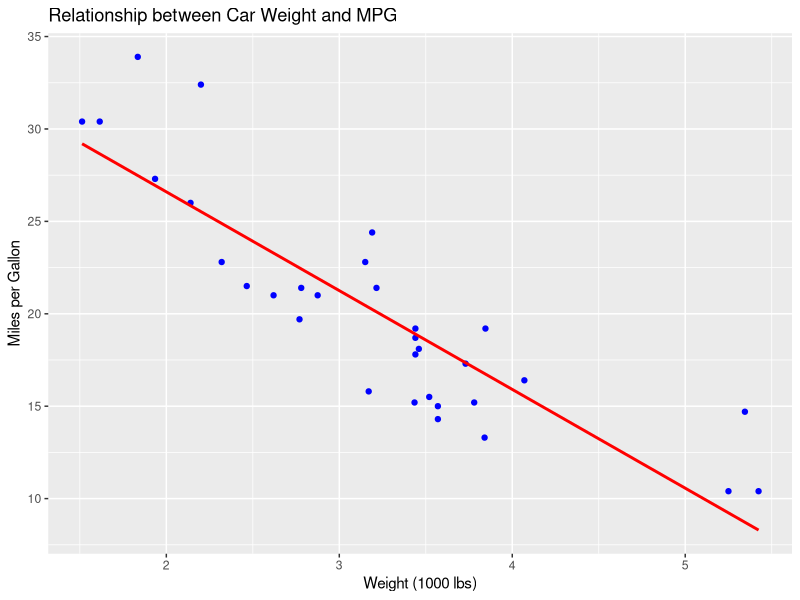

Source code (R):
## ---- chunk 1
knitr::opts_chunk$set(echo = TRUE)
## ---- chunk 2
library(dplyr)
library(ggplot2)
library(caret)
## ---- chunk 3
# Loading the mtcars dataset 
data(mtcars)


results <- mtcars %>% 
  filter(mpg > 20) %>%
  arrange(desc(mpg))

print(results)
## ---- chunk 4

scatter_plot = ggplot(mtcars, aes(x = wt, y = mpg)) +
  geom_point(color = "blue") +
  geom_smooth(method = "lm", se = FALSE, color = "red") +
  labs(
    title = "Relationship between Car Weight and MPG",
    x = "Weight (1000 lbs)",
    y = "Miles per Gallon"
  )

plot(scatter_plot)
## ---- chunk 5
mean = 10
example_vector = c(34, 1, 55, 2, 53, 94, 24, 52, 88)

## Using an example numeric vector
results_1 = t.test(example_vector, mu=mean)
print(results_1)

## Using the mpg feature in the mtcars dataset as the vector 
results_2 = t.test(mtcars$mpg, mu=mean)
print(results_2)
## ---- chunk 6
# Set seed for reproducibility
set.seed(123)

# Split the data into training and testing sets (80% train, 20% test)
trainIndex <- createDataPartition(mtcars$mpg, p = 0.8, list = FALSE)
trainData <- mtcars[trainIndex, ]
testData  <- mtcars[-trainIndex, ]

# Preprocess: center and scale the predictors
preProc <- preProcess(trainData[, -1], method = c("center", "scale"))

# Apply preprocessing to both train and test sets
trainTransformed <- predict(preProc, trainData[, -1])
testTransformed  <- predict(preProc, testData[, -1])

# Add the response variable back
trainTransformed$mpg <- trainData$mpg
testTransformed$mpg  <- testData$mpg

# Train linear regression model using caret
model <- train(
  mpg ~ ., 
  data = trainTransformed,
  method = "lm"
)

# Predict on test set
predictions <- predict(model, newdata = testTransformed)


# Evaluate performance: RMSE
rmse <- RMSE(predictions, testTransformed$mpg)
cat("Test RMSE:", rmse, "\n")
